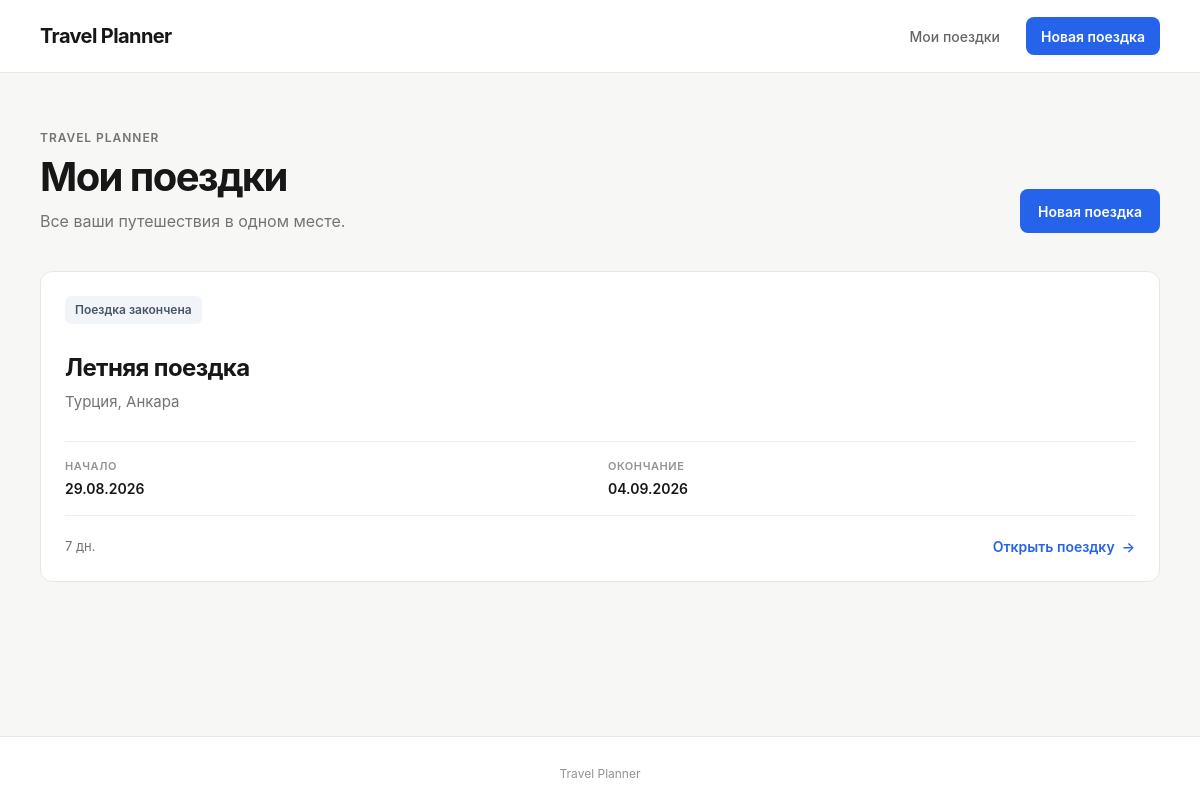
/, run on an earlier commit of the app's database.
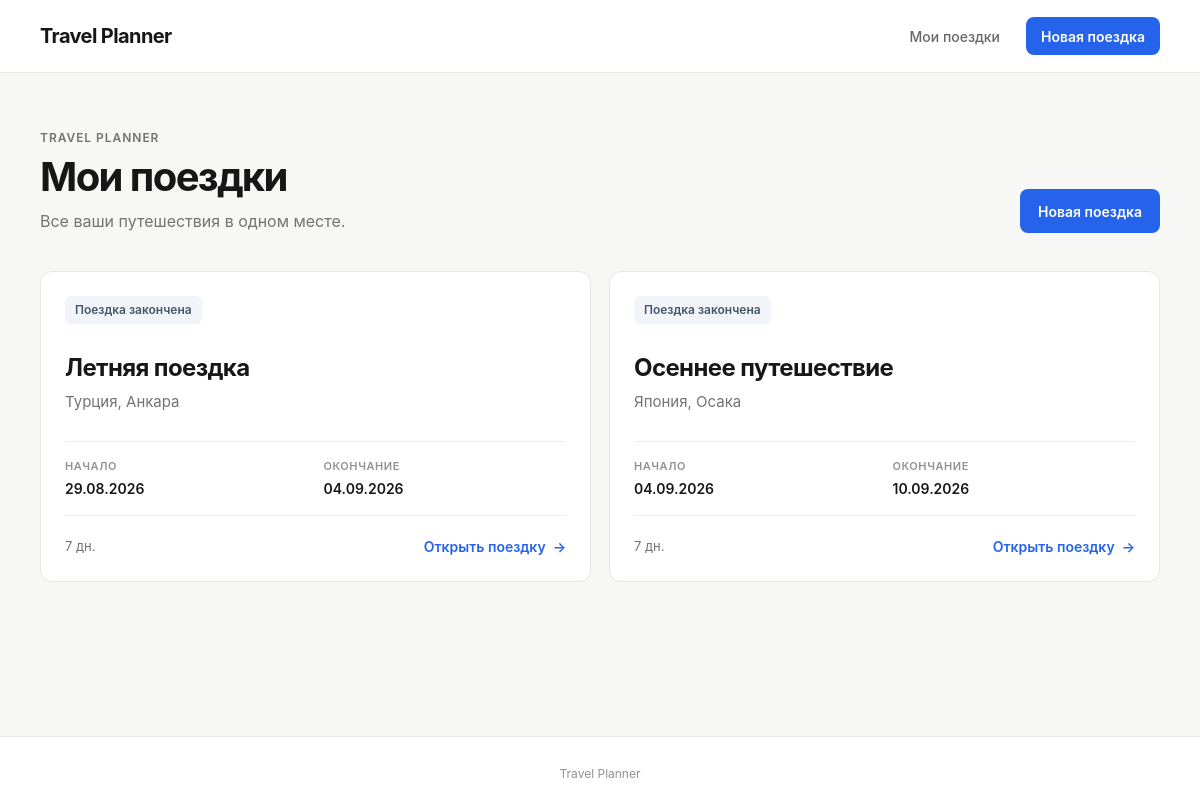
And on a later commit of the database.
### trips/models.py (models this page shows, shortened)
class Trip(models.Model):
    title = models.CharField(
        max_length=100,
        verbose_name="Название поездки",
    )
    country = models.ForeignKey(
        Country,
        on_delete=models.PROTECT,
        related_name="trips",
        verbose_name="Страна",
    )
    city = models.ForeignKey(
        City,
        on_delete=models.PROTECT,
        related_name="trips",
        verbose_name="Город",
    )
    start_date = models.DateField(
        verbose_name="Дата начала",
    )
    end_date = models.DateField(
        verbose_name="Дата окончания",
    )
    budget = models.IntegerField(
        default=0,
        verbose_name="Бюджет",
    )
    created_at = models.DateTimeField(
        auto_now_add=True,
        verbose_name="Дата создания",
    )
    class Meta:
        ordering = ["start_date"]
        verbose_name = "Поездка"
        verbose_name_plural = "Поездки"
    @property
    def duration_days(self):
        return (self.end_date - self.start_date).days + 1
    @property
    def trip_status(self):
        from datetime import date
        today = date.today()
        if today < self.start_date:
            days_left = (self.start_date - today).days
            if days_left == 1:
                return "Завтра"
            return f"Через {days_left} дней"
        if today > self.end_date:
            return "Поездка закончена"
        current_day = (today - self.start_date).days + 1
        return f"День {current_day} из {self.duration_days}"

class Country(models.Model):
    name = models.CharField(
        max_length=100,
        unique=True,
        verbose_name="Страна",
    )
    class Meta:
        ordering = ["name"]
        verbose_name = "Страна"
        verbose_name_plural = "Страны"

class City(models.Model):
    country = models.ForeignKey(
        Country,
        on_delete=models.CASCADE,
        related_name="cities",
        verbose_name="Страна",
    )
    name = models.CharField(
        max_length=100,
        verbose_name="Город",
    )
    class Meta:
        ordering = ["name"]
        constraints = [
            models.UniqueConstraint(
                fields=["country", "name"],
                name="unique_city_per_country",
            ),
        ]
        verbose_name = "Город"
        verbose_name_plural = "Города"

### trips/views.py (the view)
def trip_list(request):
    trips = Trip.objects.all()
    return render(
        request,
        "trips/trip_list.html",
        {
            "trips": trips,
        },
    )

### trips/templates/trips/trip_list.html (shortened to what this page needs)
{% extends "trips/base.html" %}
{% block content %}
<section class="page-intro">
    <div>
        <p class="eyebrow">
            Travel Planner
        </p>
        <h1>
            Мои поездки
        </h1>
        <p class="subtitle">
            Все ваши путешествия в одном месте.
        </p>
    </div>
    <a
        href="{% url 'trip_create' %}"
        class="button">
        Новая поездка
    </a>
</section>
{% if trips %}
    <section class="trip-grid">
        {% for trip in trips %}
            <article class="trip-card">
                <div class="trip-card-top">
                    <span class="trip-status">
                        {{ trip.trip_status }}
                    </span>
                </div>
                <div class="trip-card-main">
                    <h2>
                        {{ trip.title }}
                    </h2>
                    <p class="trip-location">
                        {{ trip.country.name }},
                        {{ trip.city.name }}
                    </p>
                </div>
                <div class="trip-dates">
                    <div>
                        <span class="trip-meta-label">
                            Начало
                        </span>
                        <strong>
                            {{ trip.start_date|date:"d.m.Y" }}
                        </strong>
                    </div>
                    <div>
                        <span class="trip-meta-label">
                            Окончание
                        </span>
                        <strong>
                            {{ trip.end_date|date:"d.m.Y" }}
                        </strong>
                    </div>
                </div>
                <div class="trip-card-footer">
                    <span class="trip-duration">
                        {{ trip.duration_days }} дн.
                    </span>
                    <a
                        href="{% url 'trip_detail' trip.pk %}"
                        class="card-link">
                        Открыть поездку
                        <span aria-hidden="true">→</span>
                    </a>
                </div>
            </article>
        {% endfor %}
    </section>
{% endif %}
{% endblock %}

What changed in the data, as far as the page shows it:
added Trip: trip_status "Поездка закончена", title "Осеннее путешествие", country.name "Япония", city.name "Осака", start_date "04.09.2026", end_date "10.09.2026", duration_days "7"
